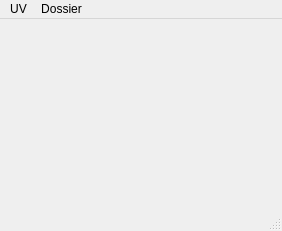
<?xml version="1.0" encoding="UTF-8"?>
<ui version="4.0">
 <class>L021GUIClass</class>
 <widget class="QMainWindow" name="MainWindow">
  <property name="geometry">
   <rect>
    <x>0</x>
    <y>0</y>
    <width>282</width>
    <height>231</height>
   </rect>
  </property>
  <property name="windowTitle">
   <string>MainWindow</string>
  </property>
  <widget class="QWidget" name="centralwidget"/>
  <widget class="QMenuBar" name="menubar">
   <property name="geometry">
    <rect>
     <x>0</x>
     <y>0</y>
     <width>282</width>
     <height>21</height>
    </rect>
   </property>
   <widget class="QMenu" name="menuUV_2">
    <property name="title">
     <string>UV</string>
    </property>
    <widget class="QMenu" name="menuImporter">
     <property name="title">
      <string>Importer</string>
     </property>
     <addaction name="actionTexte"/>
    </widget>
    <addaction name="actionAjouter"/>
    <addaction name="actionModifier"/>
    <addaction name="actionOuvrir_2"/>
    <addaction name="menuImporter"/>
   </widget>
   <widget class="QMenu" name="menuDossier_2">
    <property name="title">
     <string>Dossier</string>
    </property>
    <addaction name="actionNouveau"/>
    <addaction name="actionOuvrir"/>
    <addaction name="actionEnregistrer"/>
    <addaction name="actionEnregistrer_sous"/>
   </widget>
   <addaction name="menuUV_2"/>
   <addaction name="menuDossier_2"/>
  </widget>
  <widget class="QStatusBar" name="statusbar"/>
  <action name="actionSaisir_dossier">
   <property name="text">
    <string>Saisir dossier</string>
   </property>
  </action>
  <action name="actionNouveau">
   <property name="text">
    <string>Nouveau</string>
   </property>
  </action>
  <action name="actionOuvrir">
   <property name="text">
    <string>Ouvrir...</string>
   </property>
  </action>
  <action name="actionEnregistrer">
   <property name="text">
    <string>Enregistrer</string>
   </property>
  </action>
  <action name="actionEnregistrer_sous">
   <property name="text">
    <string>Enregistrer sous...</string>
   </property>
  </action>
  <action name="actionAjouter">
   <property name="text">
    <string>Liste</string>
   </property>
  </action>
  <action name="actionModifier">
   <property name="text">
    <string>Ajouter...</string>
   </property>
  </action>
  <action name="actionOuvrir_2">
   <property name="text">
    <string>Ouvrir...</string>
   </property>
  </action>
  <action name="actionTexte">
   <property name="text">
    <string>Texte...</string>
   </property>
  </action>
 </widget>
 <resources/>
 <connections/>
</ui>
